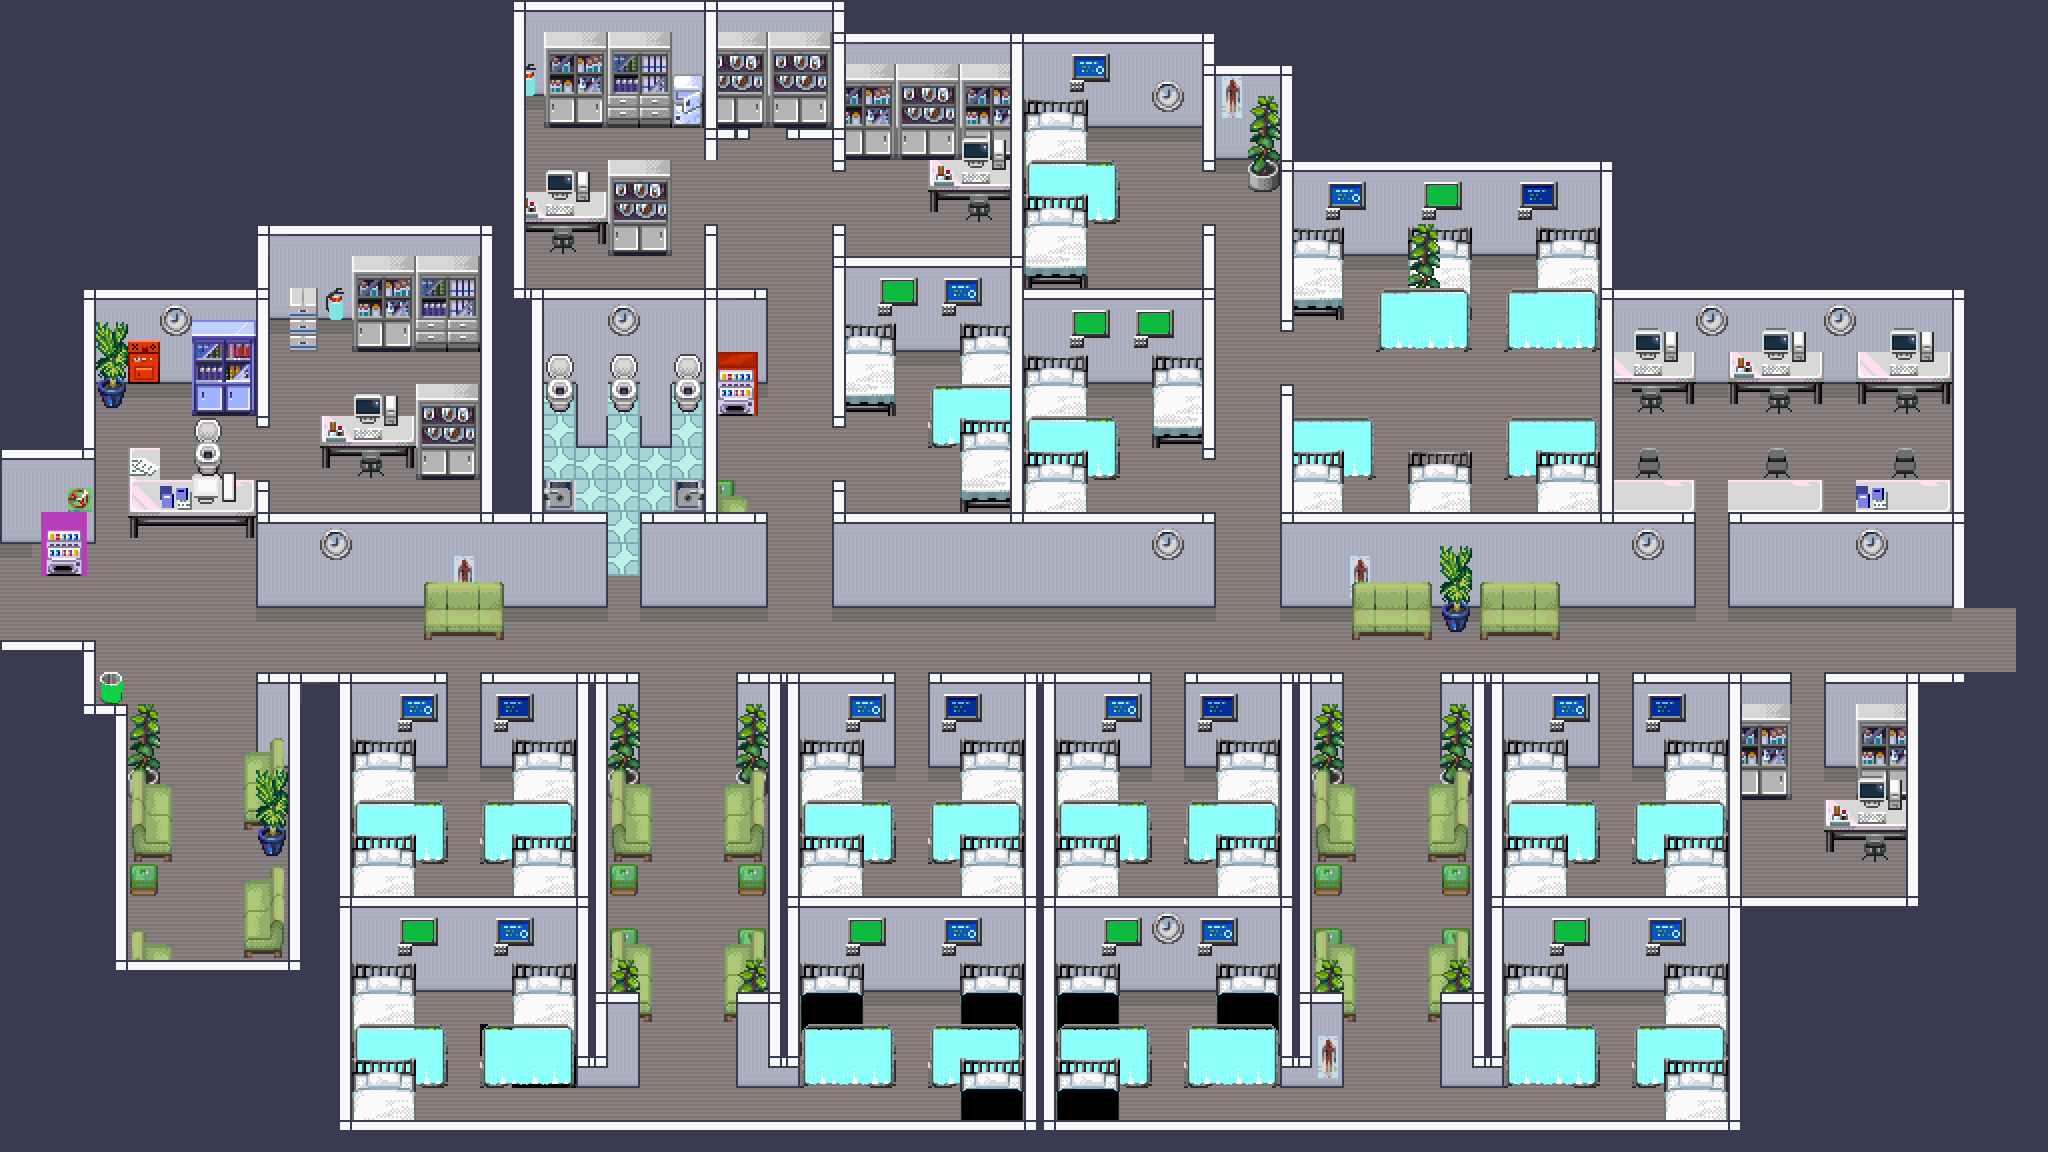

The image is a tile-based game level rendered from a .tmx file. Its description and source (layers, tilesets, objects; grid data summarised) follow:
An orthogonal 64x36 tile map with 32x32 px tiles, 24 tile layers (Quantum, Interactive, void, Walkable, ...), 4 tilesets.

<map version="1.5" tiledversion="1.7.2" orientation="orthogonal" renderorder="right-down" width="64" height="36" tilewidth="32" tileheight="32" infinite="0" nextlayerid="29" nextobjectid="1">
 <tileset firstgid="1" name="Room_Builder" tilewidth="32" tileheight="32" tilecount="391" columns="17">
  <image source="../images/tiled/Room_Builder_free_16x16.png" width="544" height="736" />
 </tileset>
 <tileset firstgid="392" name="milkian-hospital-interior" tilewidth="32" tileheight="32" tilecount="256" columns="16">
  <image source="../images/tiled/milkian-hospital-interior.png" width="512" height="512" />
 </tileset>
 <tileset firstgid="648" name="connor-tileset" tilewidth="32" tileheight="32" tilecount="100" columns="10">
  <image source="../images/tiled/connor-tileset.png" width="320" height="320" />
 </tileset>
 <tileset firstgid="748" name="altcolour" tilewidth="32" tileheight="32" tilecount="256" columns="16">
  <image source="../images/tiled/milkian-hospital-interior - Copy.png" width="512" height="512" />
 </tileset>
 <layer id="7" name="Quantum" width="64" height="36">
  <data>[2304 cells, 17 non-empty, 2 distinct tile ids]</data>
 </layer>
 <layer id="6" name="Interactive" width="64" height="36">
  <data>[2304 cells, 0 non-empty, 0 distinct tile ids]</data>
 </layer>
 <layer id="10" name="void" width="64" height="36">
  <data>[2304 cells, 976 non-empty, 3 distinct tile ids]</data>
 </layer>
 <layer id="5" name="Walkable" width="64" height="36">
  <data>[2304 cells, 622 non-empty, 5 distinct tile ids]</data>
 </layer>
 <layer id="24" name="LeftWall" width="64" height="36">
  <data>[2304 cells, 28 non-empty, 2 distinct tile ids]</data>
 </layer>
 <layer id="2" name="Collidable" width="64" height="36">
  <data>[2304 cells, 1209 non-empty, 106 distinct tile ids]</data>
 </layer>
 <layer id="25" name="RightWall" width="64" height="36">
  <data>[2304 cells, 7 non-empty, 2 distinct tile ids]</data>
 </layer>
 <layer id="26" name="End" width="64" height="36">
  <data>[2304 cells, 4 non-empty, 1 distinct tile ids]</data>
 </layer>
 <layer id="19" name="QuantumBed" width="64" height="36">
  <data>[2304 cells, 32 non-empty, 6 distinct tile ids]</data>
 </layer>
 <layer id="20" name="QuantumBin" width="64" height="36">
  <data>[2304 cells, 1 non-empty, 1 distinct tile ids]</data>
 </layer>
 <layer id="16" name="QuantumCurtainCollidable" width="64" height="36">
  <data>[2304 cells, 134 non-empty, 6 distinct tile ids]</data>
 </layer>
 <layer id="4" name="Decoration" width="64" height="36">
  <data>[2304 cells, 567 non-empty, 73 distinct tile ids]</data>
 </layer>
 <layer id="21" name="QuantumFireExtinguisher" width="64" height="36">
  <data>[2304 cells, 2 non-empty, 1 distinct tile ids]</data>
 </layer>
 <layer id="22" name="QuantumVendingMachine" width="64" height="36">
  <data>[2304 cells, 4 non-empty, 4 distinct tile ids]</data>
 </layer>
 <layer id="23" name="QuantumFreezer" width="64" height="36">
  <data>[2304 cells, 2 non-empty, 2 distinct tile ids]</data>
 </layer>
 <layer id="18" name="QuantumComputerScreens" width="64" height="36">
  <data>[2304 cells, 32 non-empty, 4 distinct tile ids]</data>
 </layer>
 <layer id="17" name="QuantumCurtainDecoration" width="64" height="36">
  <data>[2304 cells, 96 non-empty, 6 distinct tile ids]</data>
 </layer>
 <layer id="8" name="Decoration2" width="64" height="36">
  <data>[2304 cells, 80 non-empty, 11 distinct tile ids]</data>
 </layer>
 <layer id="12" name="QuantumToilet" width="64" height="36">
  <data>[2304 cells, 2 non-empty, 2 distinct tile ids]</data>
 </layer>
 <layer id="13" name="QuantumPlant" width="64" height="36">
  <data>[2304 cells, 2 non-empty, 2 distinct tile ids]</data>
 </layer>
 <layer id="14" name="QuantumClocksT" width="64" height="36">
  <data>[2304 cells, 9 non-empty, 1 distinct tile ids]</data>
 </layer>
 <layer id="15" name="QuantumClocksB" width="64" height="36">
  <data>[2304 cells, 9 non-empty, 1 distinct tile ids]</data>
 </layer>
 <layer id="27" name="Y2" width="64" height="36">
  <data>[2304 cells, 10 non-empty, 5 distinct tile ids]</data>
 </layer>
 <layer id="28" name="Y3" width="64" height="36">
  <data>[2304 cells, 4 non-empty, 2 distinct tile ids]</data>
 </layer>
</map>
